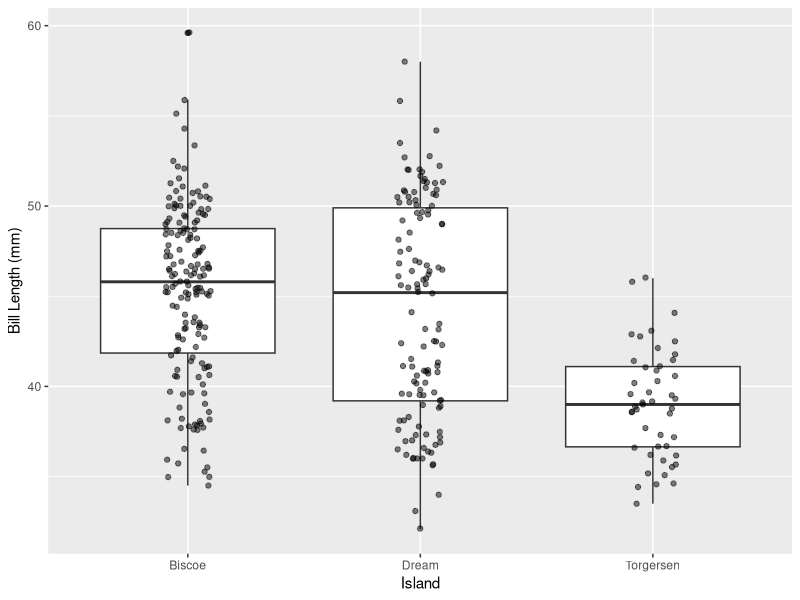
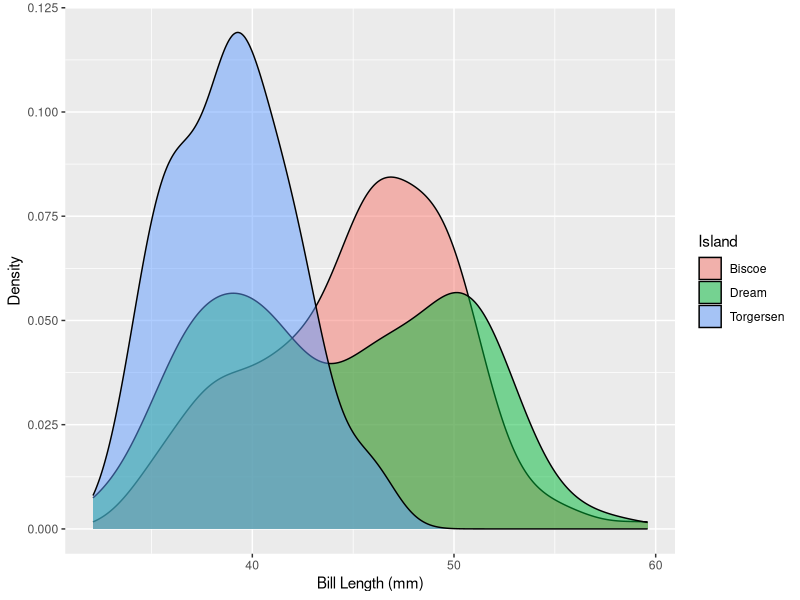
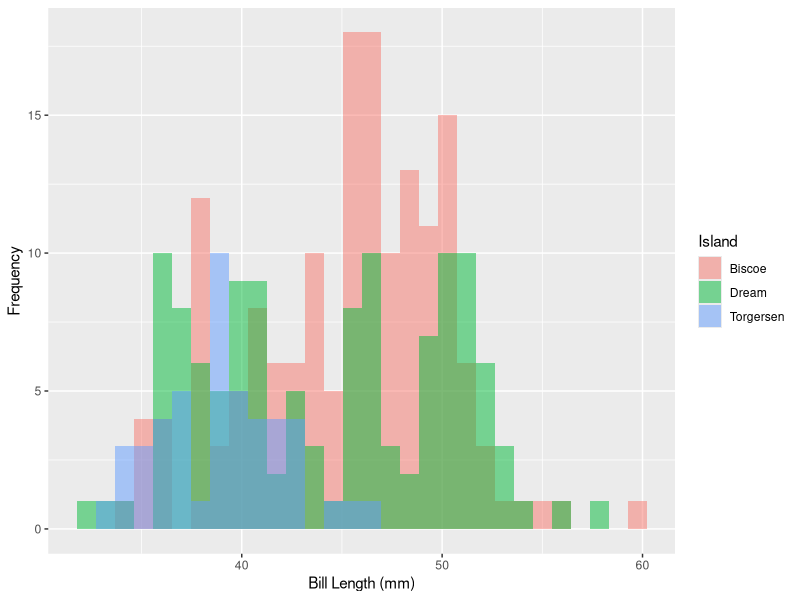
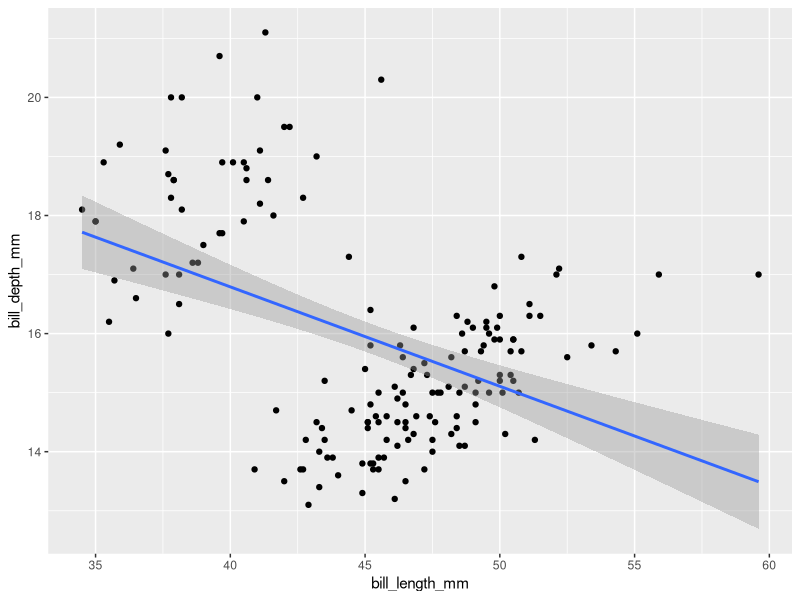
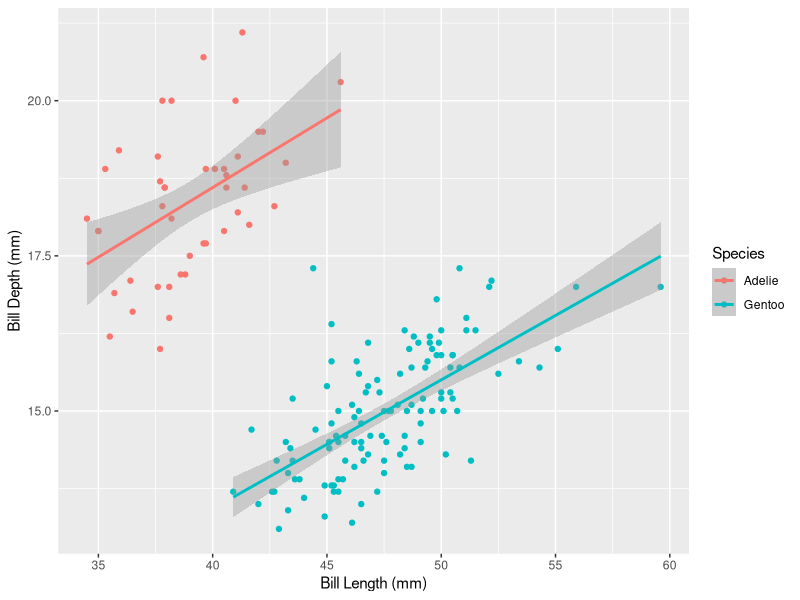
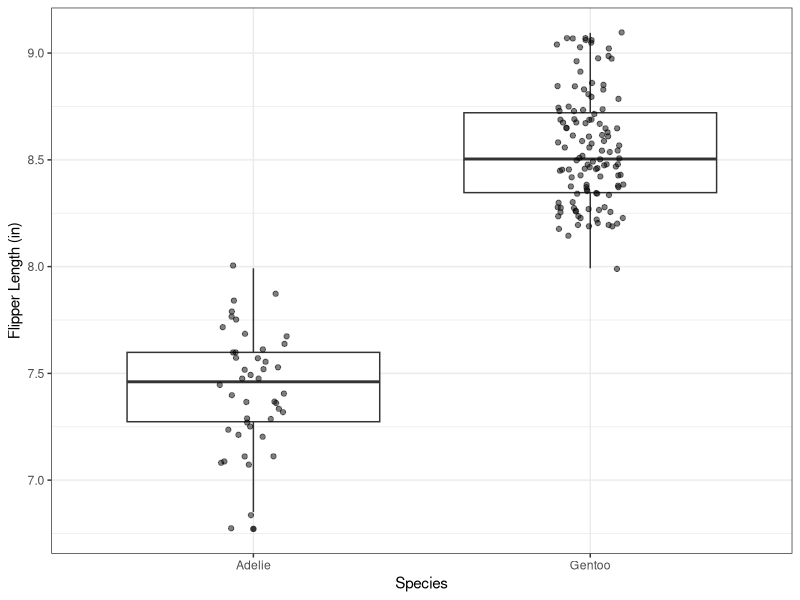
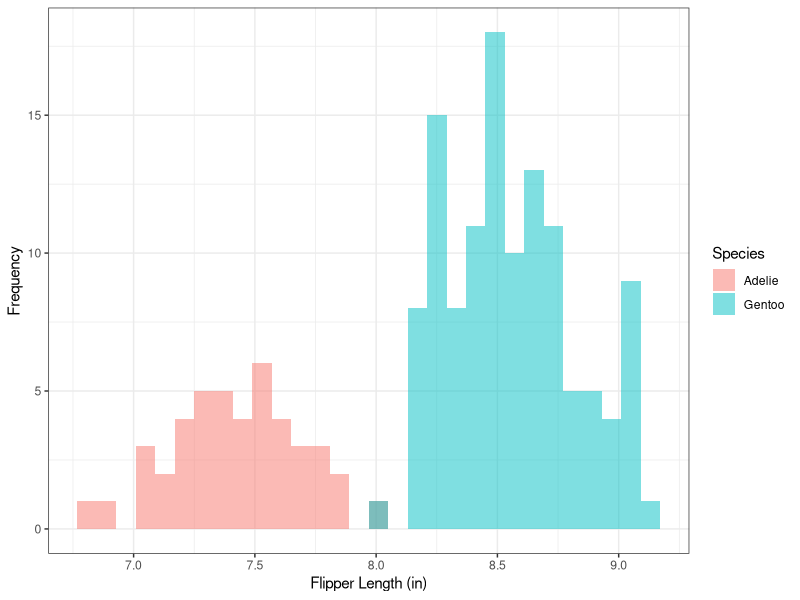
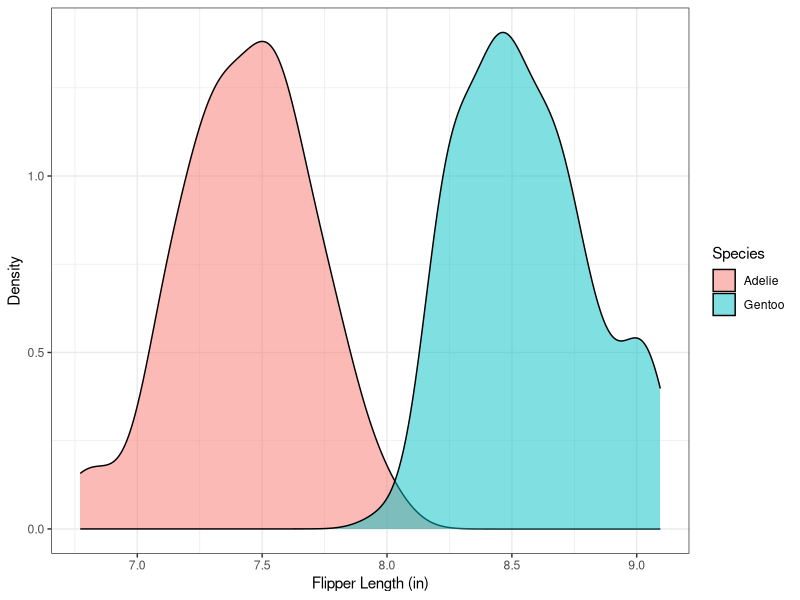

Reproduce these figures in R, in order. (Note: this script raises an error after producing the figures.)
## ---- chunk 1
knitr::opts_chunk$set(echo = TRUE)
## ---- chunk 2
library(tidyverse)
library(palmerpenguins)
## ---- chunk 3
penguins <- penguins %>% drop_na()
## ---- chunk 4
penguins %>% 
  group_by(island) %>% 
  summarise(min_bill = min(bill_length_mm),
            max_bill = max(bill_length_mm),
            mean_bill = mean(bill_length_mm))
## ---- chunk 5
ggplot(penguins, aes(island, bill_length_mm)) +
  geom_boxplot() +
  geom_jitter(width = 0.1, alpha = 0.5) +
  labs(x = "Island",
       y = "Bill Length (mm)")

# OR 

ggplot(penguins, aes(bill_length_mm, fill = island)) +
  geom_density(alpha = 0.5) +
  labs(x = "Bill Length (mm)",
       y = "Density",
       fill = "Island")
  
# OR
  
ggplot(penguins, aes(bill_length_mm, fill = island)) +
  geom_histogram(alpha = 0.5, position = "identity") +
  labs(x = "Bill Length (mm)",
       y = "Frequency",
       fill = "Island")
## ---- chunk 6
aov_model <- aov(data = penguins, bill_length_mm ~ island)
summary(aov_model)
## ---- chunk 7
TukeyHSD(aov_model)
## ---- chunk 8
biscoe <- penguins %>% 
  filter(island == "Biscoe")
## ---- chunk 9
ggplot(biscoe, aes(bill_length_mm, bill_depth_mm)) +
  geom_point() +
  geom_smooth(method = "lm")
## ---- chunk 10
r <- cor(biscoe$bill_length_mm, biscoe$bill_depth_mm)
## ---- chunk 11
r^2
## ---- chunk 12
summary(lm(data = biscoe, bill_depth_mm ~ bill_length_mm))
## ---- chunk 13
ggplot(biscoe, aes(bill_length_mm, bill_depth_mm, color = species)) +
  geom_point() +
  geom_smooth(method = "lm") +
  labs(x = "Bill Length (mm)",
       y = "Bill Depth (mm)",
       color = "Species")
## ---- chunk 14
summary(lm(data = biscoe, bill_depth_mm ~ bill_length_mm * species))
## ---- chunk 15
biscoe <- penguins %>% 
  filter(island == "Biscoe")
## ---- chunk 16
biscoe <- biscoe %>% 
  mutate(flipper_length_in = flipper_length_mm / 25.4)
## ---- chunk 17
biscoe %>% 
  group_by(species) %>% 
  summarise(mean_flipper_in = mean(flipper_length_in),
            sd_flipper_in = sd(flipper_length_in))
## ---- chunk 18
ggplot(biscoe, aes(species, flipper_length_in)) +
  geom_boxplot() +
  geom_jitter(width = 0.1, alpha = 0.5) +
  labs(x = "Species",
       y = "Flipper Length (in)") +
  theme_bw()

# OR

ggplot(biscoe, aes(flipper_length_in, fill = species)) +
  geom_histogram(alpha = 0.5, position = "identity") +
  labs(x = "Flipper Length (in)",
       y = "Frequency",
       fill = "Species") +
  theme_bw()

# OR

ggplot(biscoe, aes(flipper_length_in, fill = species)) +
  geom_density(alpha = 0.5) +
  labs(x = "Flipper Length (in)",
       y = "Density",
       fill = "Species") +
  theme_bw()
## ---- chunk 19
t.test(data = flippers, body_mass_g ~ long_or_short)
## ---- chunk 20
